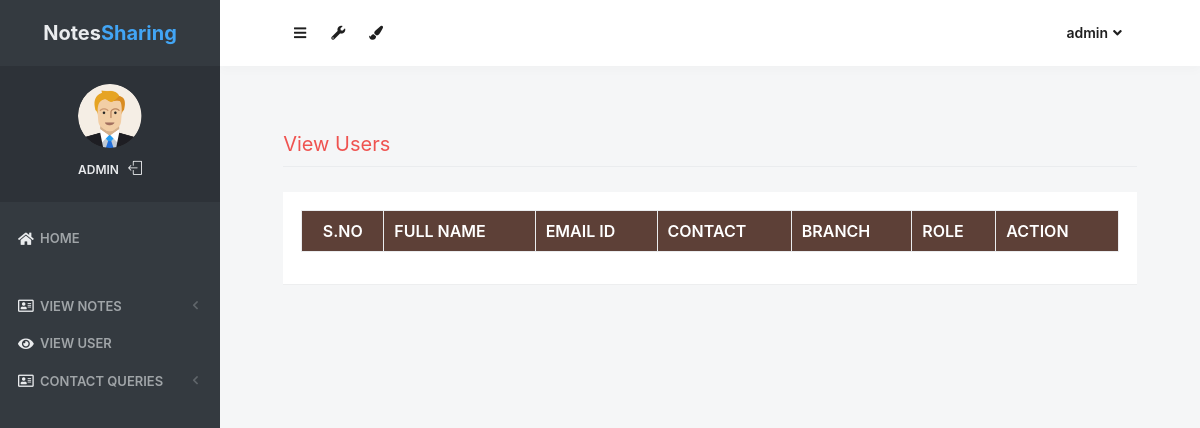
The app's page /notes/view_users (signed in), older data.
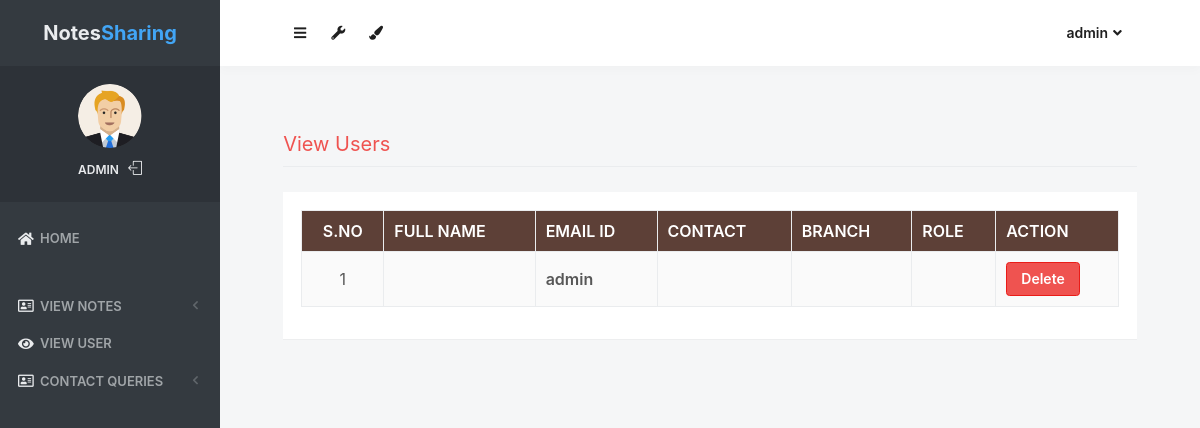
The same page, newer data.
### notes/models.py (models this page shows, shortened)
class Signup(models.Model):
    user = models.ForeignKey(User, on_delete=models.CASCADE)

### notes/views.py (the view)
# urls.py: path('view_users', view_users, name='view_users'),
def view_users(request):
    if not request.user.is_authenticated:
        return redirect('login_admin')
    users = Signup.objects.all()
    d = {'users': users}
    return render(request, 'view_users.html', d)

### notes/templates/view_users.html (shortened to what this page needs)
{% load static %}
<html lang="en" class="no-focus">
    <head>
        <link rel="stylesheet" href="{% static 'js/plugins/datatables/dataTables.bootstrap4.min.css' %}">
        <link rel="stylesheet" id="css-main" href="{% static 'css1/codebase.min.css' %}">
    </head>
    <body>
        <div id="page-container" class="sidebar-o sidebar-inverse side-scroll page-header-fixed main-content-narrow">
         {% include "sidebar.html" %}
            {% include "admin_nav.html" %}
            <main id="main-container">
                <div class="content">
                    <h2 class="content-heading text-danger">View Users</h2>
                    <div class="block">
                        <div class="block-content block-content-full">
                            <table class="table table-bordered table-striped table-vcenter js-dataTable-full-pagination" style="width:100%">
                                <thead class="text-white" style="background-color : #5d4037;">
                                    <tr>
                                        <th class="text-center">S.No</th>
                                        <th class="d-none d-sm-table-cell">Full Name</th>
                                        <th class="d-none d-sm-table-cell">Email ID</th>
                                        <th class="d-none d-sm-table-cell">Contact</th>
                                        <th class="d-none d-sm-table-cell">Branch</th>
                                        <th class="d-none d-sm-table-cell">Role</th>
                                        <th class="d-none d-sm-table-cell" style="width: 15%;">Action</th>
                                    </tr>
                                </thead>
                                {% for i in users %}
                                <tbody>
                                    <tr>
                                        <td class="text-center">{{forloop.counter}}</td>
                                        <td class="font-w600">{{i.user.first_name}} {{i.user.last_name}}</td>
					                    <td class="font-w600">{{i.user.username}}</td>
					                    <td class="font-w600">{{i.contact}}</td>
					                    <td class="font-w600">{{i.branch}}</td>
					                    <td class="font-w600">{{i.role}}</td>
					                    <td class="font-w600"><a href="{% url 'delete_users' i.user.id %}" class="btn btn-danger" onclick="return confirm('Are your sure to Delete ?')">Delete</a></td>
					                </tr>
                                        {% endfor %}
                                </tbody>
                            </table>
                        </div>
                    </div>
                </div>
            </main>
        </div>
 <link rel="stylesheet" href="https://use.fontawesome.com/releases/v5.6.3/css/all.css">
    </body>
</html>

Row changes from the older to the newer data that the page shows:
added Signup: user.username "admin"
